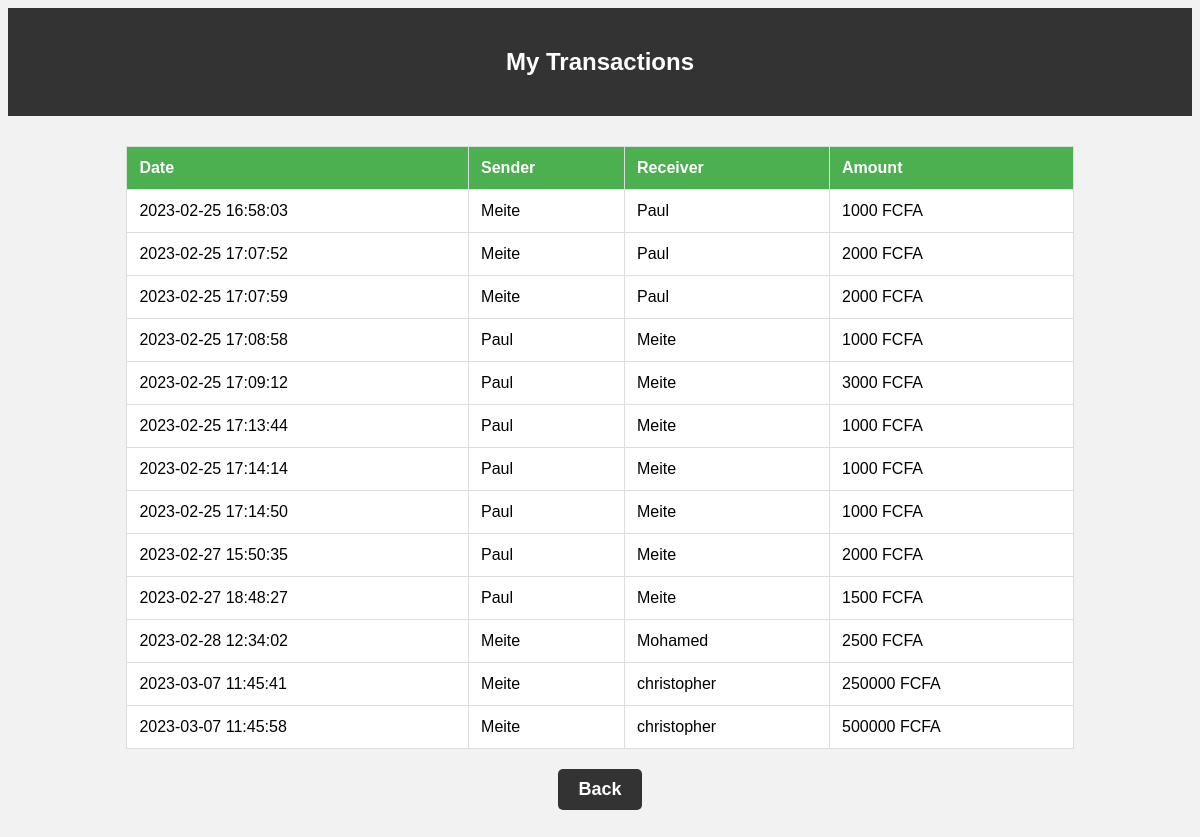
The page /transactionDetail.php (signed in) on the database as committed earlier.
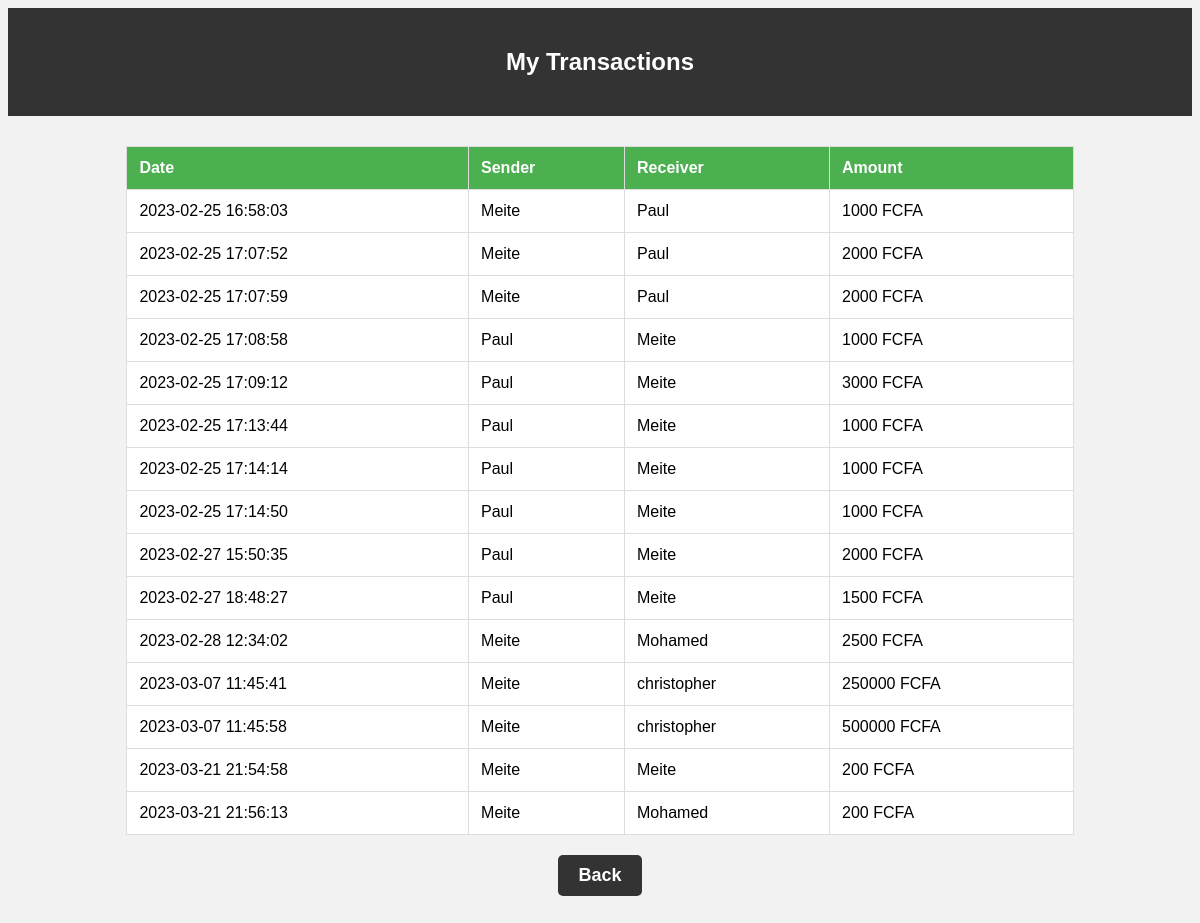
The same page on the database as committed later.
### tables this page shows
CREATE TABLE `transaction` (
  `transaction_id` int(11) NOT NULL,
  `sender` varchar(111) NOT NULL,
  `receiver` varchar(111) NOT NULL,
  `timestamp` timestamp NOT NULL DEFAULT current_timestamp() ON UPDATE current_timestamp(),
  `amount` int(11) NOT NULL
);

CREATE TABLE `atlasin` (
  `id` int(11) UNSIGNED NOT NULL,
  `name` text NOT NULL,
  `email` varchar(100) NOT NULL,
  `phone` varchar(10) NOT NULL,
  `password` int(4) NOT NULL,
  `balance` int(11) NOT NULL
);

### transactionDetail.php (the view, shortened to what this page needs)
<?php
include "db_connect.php";
$id = $_SESSION['id'];
$sql_transactions = "SELECT t.timestamp, s.name as sender_name, r.name as receiver_name, t.amount
                     FROM transaction t
                     JOIN atlasin s ON t.sender = s.id
                     JOIN atlasin r ON t.receiver = r.id
                     WHERE t.sender='$id' OR t.receiver='$id'";
$result_transactions = mysqli_query($conn, $sql_transactions);
?>
<!DOCTYPE html>
<html>
<head>
</head>
<body>
    <header>
    <h2>My Transactions</h2>
    </header>
    <?php if (mysqli_num_rows($result_transactions) > 0): ?>
        <table>
            <thead>
                <tr>
                    <th>Date</th>
                    <th>Sender</th>
                    <th>Receiver</th>
                    <th>Amount</th>
                </tr>
            </thead>
            <tbody>
                <?php while ($row = mysqli_fetch_assoc($result_transactions)): ?>
                    <tr>
                        <td><?php echo $row['timestamp']; ?></td>
                        <td><?php echo $row['sender_name']; ?></td>
                        <td><?php echo $row['receiver_name']; ?></td>
                        <td><?php echo $row['amount']; ?> FCFA</td>
                    </tr>
                <?php endwhile; ?>
            </tbody>
        </table>
    <?php else: ?>
        <p>No transactions found.</p>
    <?php endif; ?>
    <div class="button-container-div">
    <input type="button" value="Back" onclick="window.location.href='atlasmoney.php'">
    </div>
</body>
</html>

Rows that differ between the two databases and show on the page:
added transaction: timestamp "2023-03-21 21:54:58", atlasin.name "Meite", amount "200"
added transaction: timestamp "2023-03-21 21:56:13", atlasin.name "Meite", atlasin.name "Mohamed", amount "200"
